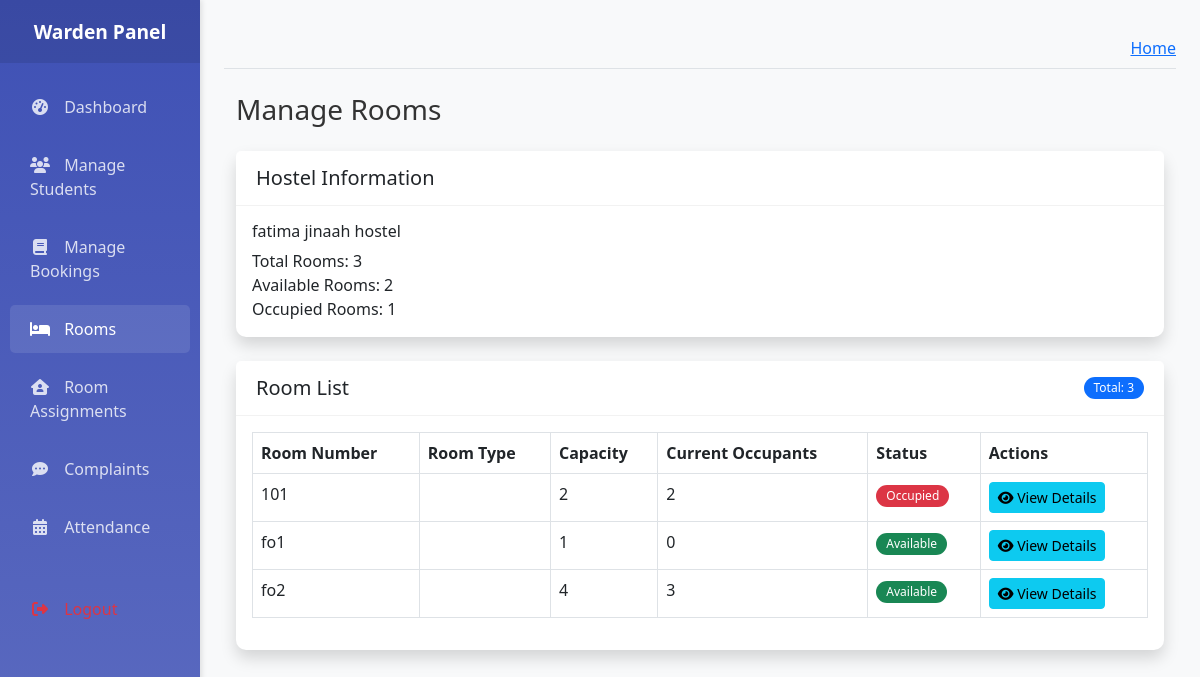
Before: /warden/rooms/ (signed in) with the older database file.
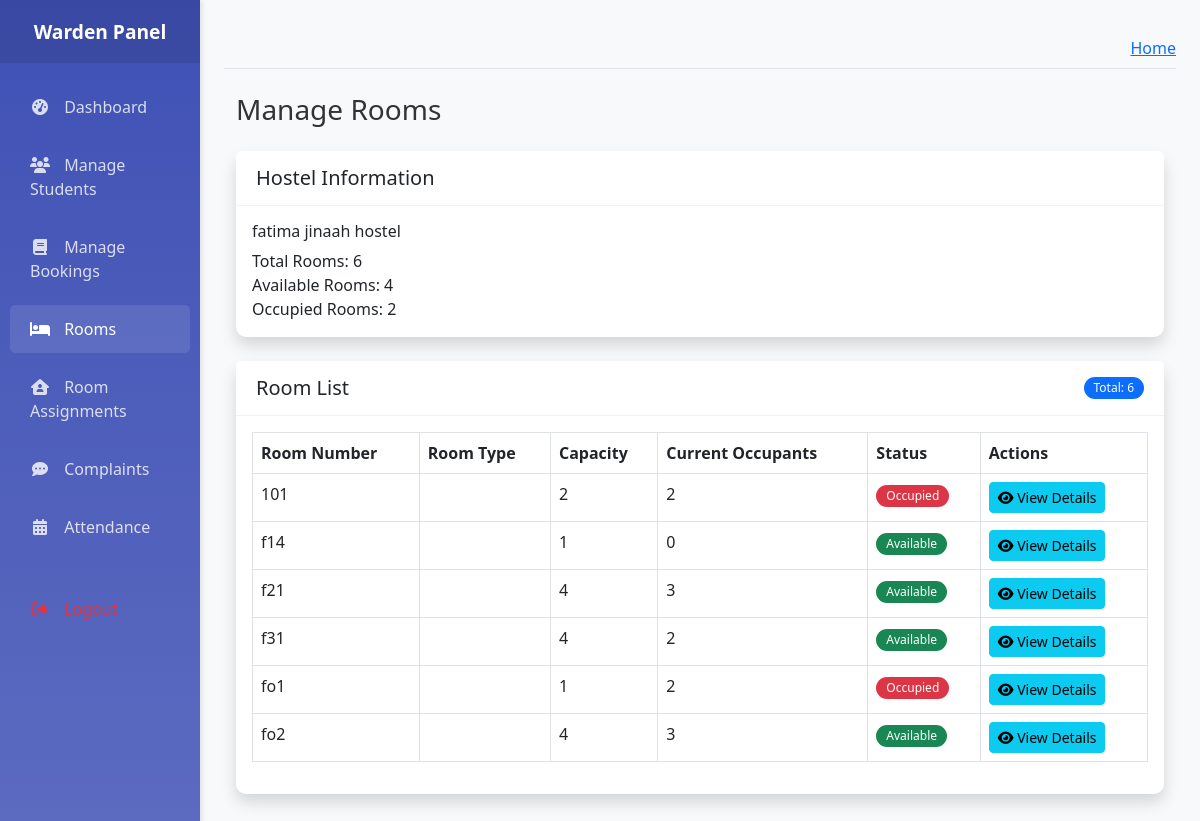
After: the same page with the newer database file.
### coustom_admin/models.py (models this page shows, shortened)
class Rooms(models.Model):
    ROOM_TYPES = [
        ('Single', 'Single'),
        ('Double', 'Double'),
        ('Triple', 'Triple'),
        ('Quad', 'Quad'),
    ]
    ROOM_STATUS = [
        ('Available', 'Available'),
        ('Occupied', 'Occupied'),
        ('Maintenance', 'Maintenance'),
    ]
    hostel = models.ForeignKey(Hostels, on_delete=models.CASCADE, related_name='rooms')
    room_number = models.CharField(max_length=10)
    room_type = models.CharField(max_length=20, choices=ROOM_TYPES)
    capacity = models.PositiveIntegerField(default=1, validators=[MinValueValidator(1), MaxValueValidator(4)])
    current_occupants = models.PositiveIntegerField(default=0, editable=False)
    status = models.CharField(max_length=20, choices=ROOM_STATUS, default='Available')
    rent = models.DecimalField(max_digits=10, decimal_places=2, default=0.00)
    description = models.TextField(blank=True, null=True)
    floor_number = models.PositiveIntegerField()
    created_at = models.DateTimeField(auto_now_add=True)
    updated_at = models.DateTimeField(auto_now=True)
    class Meta:
        verbose_name_plural = "Rooms"
        ordering = ['floor_number', 'room_number']
        unique_together = ['hostel', 'room_number']

### warden/views.py (the view)
# urls.py: path('rooms/', views.manage_rooms, name='manage_rooms'),
@login_required
@user_passes_test(lambda u: hasattr(u, 'warden_profile'))
def manage_rooms(request):
    warden_profile = request.user.warden_profile
    assigned_hostel = HostelWardens.objects.filter(warden=warden_profile).first().hostel if HostelWardens.objects.filter(warden=warden_profile).exists() else None
    if not assigned_hostel:
        messages.error(request, 'You are not assigned to any hostel.')
        return redirect('warden:dashboard')
    rooms = Rooms.objects.filter(hostel=assigned_hostel).order_by('room_number')
    available_rooms_count = sum(1 for room in rooms if room.current_occupants < room.capacity)
    total_rooms_count = rooms.count()
    occupied_rooms_count = total_rooms_count - available_rooms_count
    context = {
        'page_title': 'Manage Rooms',
        'hostel': assigned_hostel,
        'rooms': rooms,
        'total_rooms': total_rooms_count,
        'available_rooms': available_rooms_count,
        'occupied_rooms': occupied_rooms_count,
    }
    return render(request, 'warden/warden_rooms.html', context)

### warden/templates/warden/warden_rooms.html (shortened to what this page needs)
{% extends 'warden/warden_base.html' %}
{% load static %}
{% block content %}
<div class="container-fluid mt-4">
    <h1 class="h3 mb-4 text-gray-800">Manage Rooms</h1>
    <div class="card shadow mb-4">
        <div class="card-header">
            <h5 class="card-title mb-0">Hostel Information</h5>
        </div>
        <div class="card-body">
            <h6>{{ hostel.name }}</h6>
            <p class="mb-0">Total Rooms: {{ total_rooms }}</p>
            <p class="mb-0">Available Rooms: {{ available_rooms }}</p>
            <p class="mb-0">Occupied Rooms: {{ occupied_rooms }}</p>
        </div>
    </div>
    <div class="card shadow mb-4">
        <div class="card-header d-flex justify-content-between align-items-center">
            <h5 class="card-title mb-0">Room List</h5>
            <span class="badge bg-primary">Total: {{ total_rooms }}</span>
        </div>
        <div class="card-body">
            <div class="table-responsive">
                <table class="table table-bordered table-hover" id="roomsTable" width="100%" cellspacing="0">
                    <thead>
                        <tr>
                            <th>Room Number</th>
                            <th>Room Type</th>
                            <th>Capacity</th>
                            <th>Current Occupants</th>
                            <th>Status</th>
                            <th>Actions</th>
                        </tr>
                    </thead>
                    <tbody>
                        {% for room in rooms %}
                        <tr>
                            <td>{{ room.room_number }}</td>
                            <td>{{ room.room_type.name }}</td>
                            <td>{{ room.capacity }}</td>
                            <td>{{ room.current_occupants }}</td>
                            <td>
                                {% if room.current_occupants < room.capacity %}
                                    <span class="badge bg-success">Available</span>
                                {% else %}
                                    <span class="badge bg-danger">Occupied</span>
                                {% endif %}
                            </td>
                            <td>
                                <button type="button" class="btn btn-info btn-sm" data-bs-toggle="modal" data-bs-target="#roomDetailsModal{{ room.id }}">
                                    <i class="fas fa-eye"></i> View Details
                                </button>
                            </td>
                        </tr>
                        {% empty %}
                        <tr>
                            <td colspan="6" class="text-center">No rooms found for this hostel.</td>
                        </tr>
                        {% endfor %}
                    </tbody>
                </table>
            </div>
        </div>
    </div>
</div>
{% endblock content %}

Changed rows visible on the page:
added Rooms: room_number "f14", capacity "1", current_occupants "0", shows "Available"
added Rooms: room_number "f21", capacity "4", current_occupants "3", shows "Available"
added Rooms: room_number "f31", capacity "4", current_occupants "2", shows "Available"
changed Rooms "fo1": current_occupants "0" → "2"; current_occupants "Available" → "Occupied"
Other visible differences:
{{ total_rooms }}: "3" → "6"
{{ available_rooms }}: "2" → "4"
{{ occupied_rooms }}: "1" → "2"
